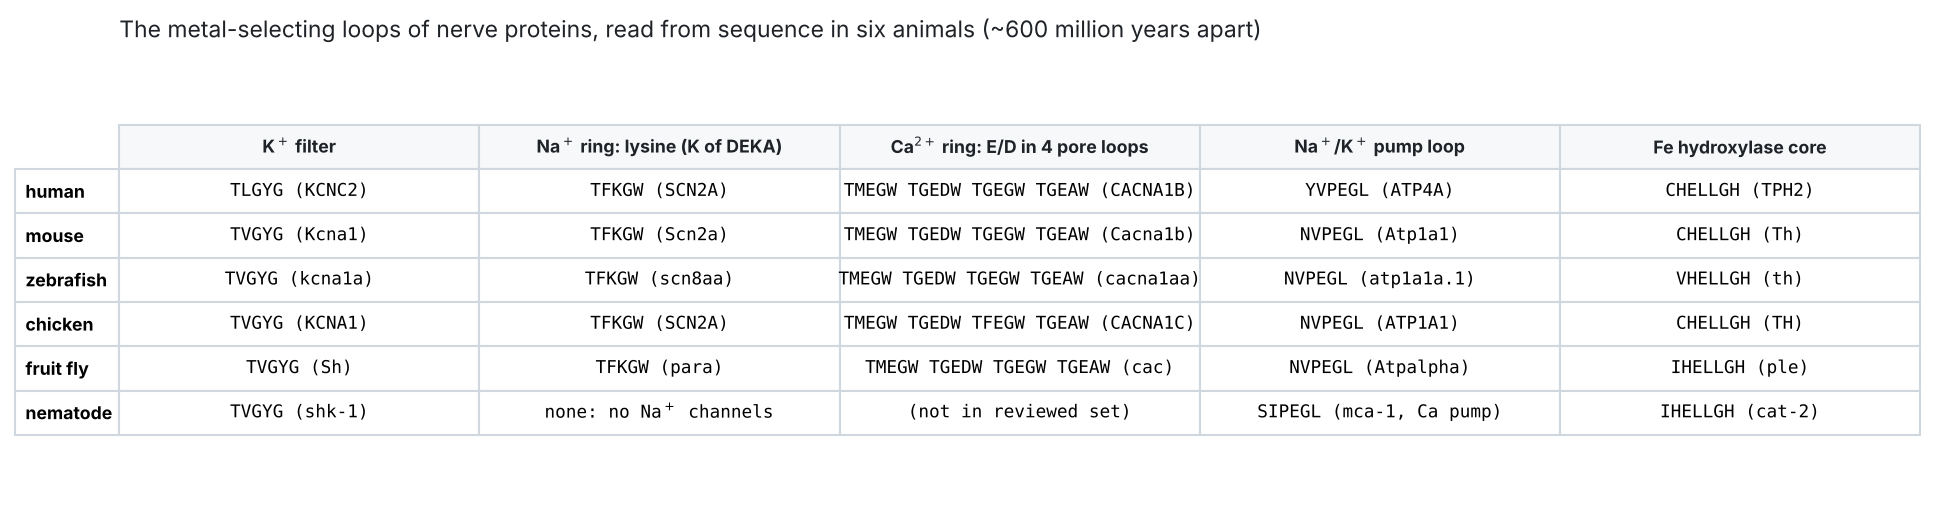

Write Python code to recreate this figure.
"""Manuscript 2, Figure 1: the metal-selecting loops read from real sequences in six animals (values extracted by the DCF rules, L3493)."""
import matplotlib; matplotlib.use('Agg'); import matplotlib.pyplot as plt
cols=['K$^+$ filter','Na$^+$ ring: lysine (K of DEKA)','Ca$^{2+}$ ring: E/D in 4 pore loops','Na$^+$/K$^+$ pump loop','Fe hydroxylase core']
rows=[('human','TLGYG (KCNC2)','TFKGW (SCN2A)','TMEGW TGEDW TGEGW TGEAW (CACNA1B)','YVPEGL (ATP4A)','CHELLGH (TPH2)'),
      ('mouse','TVGYG (Kcna1)','TFKGW (Scn2a)','TMEGW TGEDW TGEGW TGEAW (Cacna1b)','NVPEGL (Atp1a1)','CHELLGH (Th)'),
      ('zebrafish','TVGYG (kcna1a)','TFKGW (scn8aa)','TMEGW TGEDW TGEGW TGEAW (cacna1aa)','NVPEGL (atp1a1a.1)','VHELLGH (th)'),
      ('chicken','TVGYG (KCNA1)','TFKGW (SCN2A)','TMEGW TGEDW TFEGW TGEAW (CACNA1C)','NVPEGL (ATP1A1)','CHELLGH (TH)'),
      ('fruit fly','TVGYG (Sh)','TFKGW (para)','TMEGW TGEDW TGEGW TGEAW (cac)','NVPEGL (Atpalpha)','IHELLGH (ple)'),
      ('nematode','TVGYG (shk-1)','none: no Na$^+$ channels','(not in reviewed set)','SIPEGL (mca-1, Ca pump)','IHELLGH (cat-2)')]
fig,ax=plt.subplots(figsize=(13,3.6),dpi=150); ax.axis('off')
t=ax.table(cellText=[r[1:] for r in rows],rowLabels=[r[0] for r in rows],colLabels=cols,loc='center',cellLoc='center')
t.auto_set_font_size(False); t.set_fontsize(8.5); t.scale(1,1.6)
for (i,j),cell in t.get_celld().items():
    cell.set_edgecolor('#d0d7de')
    if i==0: cell.set_text_props(weight='bold',color='#1f2328'); cell.set_facecolor('#f6f8fa')
    if j==-1: cell.set_text_props(weight='bold')
    if i>0 and j>=0: cell.get_text().set_family('monospace')
ax.set_title('The metal-selecting loops of nerve proteins, read from sequence in six animals (~600 million years apart)',fontsize=11,loc='left',color='#1f2328')
plt.tight_layout(); plt.savefig('figures/L3493_motif_panel.png',bbox_inches='tight')
